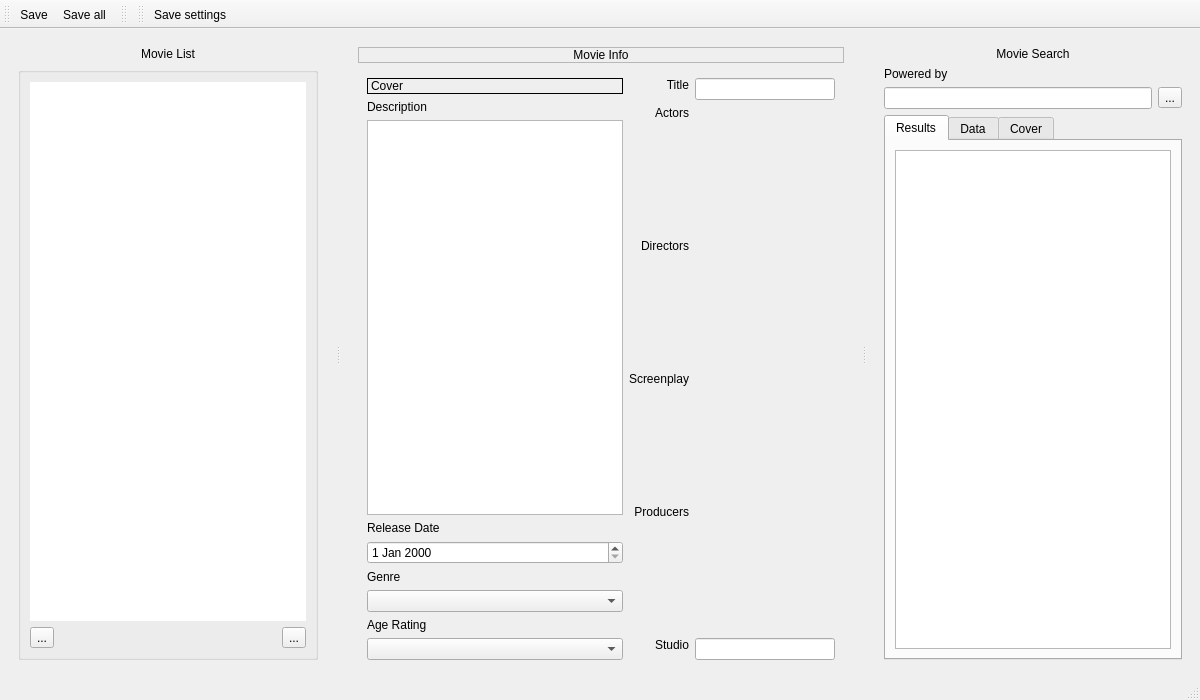
<?xml version="1.0" encoding="UTF-8"?>
<ui version="4.0">
 <class>MainWin</class>
 <widget class="QMainWindow" name="MainWin">
  <property name="geometry">
   <rect>
    <x>0</x>
    <y>0</y>
    <width>1200</width>
    <height>700</height>
   </rect>
  </property>
  <property name="acceptDrops">
   <bool>false</bool>
  </property>
  <property name="windowTitle">
   <string notr="true">MovieMetaM</string>
  </property>
  <widget class="QWidget" name="centralwidget">
   <layout class="QGridLayout" name="gridLayout_2">
    <item row="0" column="0">
     <widget class="QStackedWidget" name="stackedWidget">
      <property name="minimumSize">
       <size>
        <width>400</width>
        <height>0</height>
       </size>
      </property>
      <property name="currentIndex">
       <number>0</number>
      </property>
      <widget class="QWidget" name="mainPage">
       <layout class="QVBoxLayout" name="verticalLayout">
        <item>
         <widget class="QSplitter" name="splitter">
          <property name="orientation">
           <enum>Qt::Orientation::Horizontal</enum>
          </property>
          <widget class="QWidget" name="layoutLeft" native="true">
           <layout class="QVBoxLayout" name="verticalLayout_6">
            <property name="rightMargin">
             <number>18</number>
            </property>
            <item>
             <widget class="QLabel" name="leftLabel">
              <property name="text">
               <string>Movie List</string>
              </property>
              <property name="alignment">
               <set>Qt::AlignmentFlag::AlignCenter</set>
              </property>
             </widget>
            </item>
            <item>
             <widget class="QGroupBox" name="groupBox">
              <property name="sizePolicy">
               <sizepolicy hsizetype="Preferred" vsizetype="Expanding">
                <horstretch>0</horstretch>
                <verstretch>0</verstretch>
               </sizepolicy>
              </property>
              <property name="title">
               <string/>
              </property>
              <layout class="QVBoxLayout" name="verticalLayout_7">
               <item>
                <widget class="TableViewM" name="fileListTableView">
                 <property name="frameShape">
                  <enum>QFrame::Shape::NoFrame</enum>
                 </property>
                 <property name="selectionMode">
                  <enum>QAbstractItemView::SelectionMode::NoSelection</enum>
                 </property>
                 <property name="showGrid">
                  <bool>false</bool>
                 </property>
                 <property name="gridStyle">
                  <enum>Qt::PenStyle::SolidLine</enum>
                 </property>
                </widget>
               </item>
               <item>
                <layout class="QGridLayout" name="gridLayout_3">
                 <item row="0" column="2">
                  <widget class="QToolButton" name="removeToolButton">
                   <property name="text">
                    <string notr="true">...</string>
                   </property>
                   <property name="icon">
                    <iconset resource="Icons.qrc">
                     <normaloff>:/icons/delete.svg</normaloff>:/icons/delete.svg</iconset>
                   </property>
                  </widget>
                 </item>
                 <item row="0" column="0">
                  <widget class="QToolButton" name="addToolButton">
                   <property name="text">
                    <string notr="true">...</string>
                   </property>
                   <property name="icon">
                    <iconset resource="Icons.qrc">
                     <normaloff>:/icons/new.svg</normaloff>:/icons/new.svg</iconset>
                   </property>
                  </widget>
                 </item>
                 <item row="0" column="1">
                  <spacer name="horizontalSpacer">
                   <property name="orientation">
                    <enum>Qt::Orientation::Horizontal</enum>
                   </property>
                   <property name="sizeHint" stdset="0">
                    <size>
                     <width>40</width>
                     <height>20</height>
                    </size>
                   </property>
                  </spacer>
                 </item>
                </layout>
               </item>
              </layout>
             </widget>
            </item>
           </layout>
          </widget>
          <widget class="QWidget" name="layoutMiddle" native="true">
           <layout class="QVBoxLayout" name="verticalLayout_2">
            <property name="leftMargin">
             <number>18</number>
            </property>
            <property name="rightMargin">
             <number>18</number>
            </property>
            <item>
             <widget class="QLabel" name="middleLabel">
              <property name="frameShape">
               <enum>QFrame::Shape::StyledPanel</enum>
              </property>
              <property name="frameShadow">
               <enum>QFrame::Shadow::Plain</enum>
              </property>
              <property name="lineWidth">
               <number>4</number>
              </property>
              <property name="text">
               <string>Movie Info</string>
              </property>
              <property name="alignment">
               <set>Qt::AlignmentFlag::AlignCenter</set>
              </property>
             </widget>
            </item>
            <item>
             <widget class="QFrame" name="middleGroupBox">
              <layout class="QHBoxLayout" name="horizontalLayout_3" stretch="0,2">
               <property name="bottomMargin">
                <number>0</number>
               </property>
               <item>
                <layout class="QVBoxLayout" name="middleLeftContainer">
                 <item>
                  <widget class="ImageLabelM" name="coverLabel">
                   <property name="layoutDirection">
                    <enum>Qt::LayoutDirection::LeftToRight</enum>
                   </property>
                   <property name="frameShape">
                    <enum>QFrame::Shape::Box</enum>
                   </property>
                   <property name="text">
                    <string>Cover</string>
                   </property>
                  </widget>
                 </item>
                 <item>
                  <widget class="QLabel" name="descriptionLabel">
                   <property name="text">
                    <string>Description</string>
                   </property>
                  </widget>
                 </item>
                 <item>
                  <widget class="QTextEdit" name="descriptionText"/>
                 </item>
                 <item>
                  <widget class="QLabel" name="releaseLabel">
                   <property name="text">
                    <string>Release Date</string>
                   </property>
                  </widget>
                 </item>
                 <item>
                  <widget class="QDateEdit" name="releaseDateEdit"/>
                 </item>
                 <item>
                  <widget class="QLabel" name="genreLabel">
                   <property name="text">
                    <string>Genre</string>
                   </property>
                   <property name="alignment">
                    <set>Qt::AlignmentFlag::AlignLeading|Qt::AlignmentFlag::AlignLeft|Qt::AlignmentFlag::AlignTop</set>
                   </property>
                  </widget>
                 </item>
                 <item>
                  <widget class="QComboBox" name="genreComboBox"/>
                 </item>
                 <item>
                  <widget class="QLabel" name="ratingLabel">
                   <property name="layoutDirection">
                    <enum>Qt::LayoutDirection::LeftToRight</enum>
                   </property>
                   <property name="text">
                    <string>Age Rating</string>
                   </property>
                   <property name="alignment">
                    <set>Qt::AlignmentFlag::AlignLeading|Qt::AlignmentFlag::AlignLeft|Qt::AlignmentFlag::AlignTop</set>
                   </property>
                  </widget>
                 </item>
                 <item>
                  <widget class="QComboBox" name="ratingComboBox"/>
                 </item>
                </layout>
               </item>
               <item>
                <layout class="QGridLayout" name="middleRightContainer" columnminimumwidth="0,0">
                 <property name="sizeConstraint">
                  <enum>QLayout::SizeConstraint::SetDefaultConstraint</enum>
                 </property>
                 <item row="3" column="1">
                  <widget class="QLineEdit" name="titleEdit"/>
                 </item>
                 <item row="8" column="0">
                  <widget class="QLabel" name="producersLabel">
                   <property name="layoutDirection">
                    <enum>Qt::LayoutDirection::LeftToRight</enum>
                   </property>
                   <property name="text">
                    <string>Producers</string>
                   </property>
                   <property name="alignment">
                    <set>Qt::AlignmentFlag::AlignRight|Qt::AlignmentFlag::AlignTop|Qt::AlignmentFlag::AlignTrailing</set>
                   </property>
                  </widget>
                 </item>
                 <item row="6" column="1">
                  <widget class="QWidget" name="directorsContainer" native="true"/>
                 </item>
                 <item row="9" column="1">
                  <widget class="QLineEdit" name="studioEdit"/>
                 </item>
                 <item row="6" column="0">
                  <widget class="QLabel" name="directorsLabel">
                   <property name="layoutDirection">
                    <enum>Qt::LayoutDirection::LeftToRight</enum>
                   </property>
                   <property name="text">
                    <string>Directors</string>
                   </property>
                   <property name="alignment">
                    <set>Qt::AlignmentFlag::AlignRight|Qt::AlignmentFlag::AlignTop|Qt::AlignmentFlag::AlignTrailing</set>
                   </property>
                  </widget>
                 </item>
                 <item row="5" column="1">
                  <widget class="QWidget" name="castContainer" native="true"/>
                 </item>
                 <item row="8" column="1">
                  <widget class="QWidget" name="producersContainer" native="true"/>
                 </item>
                 <item row="9" column="0">
                  <widget class="QLabel" name="studioLabel">
                   <property name="layoutDirection">
                    <enum>Qt::LayoutDirection::LeftToRight</enum>
                   </property>
                   <property name="text">
                    <string>Studio</string>
                   </property>
                   <property name="alignment">
                    <set>Qt::AlignmentFlag::AlignRight|Qt::AlignmentFlag::AlignTop|Qt::AlignmentFlag::AlignTrailing</set>
                   </property>
                  </widget>
                 </item>
                 <item row="7" column="1">
                  <widget class="QWidget" name="screenwritersContainer" native="true"/>
                 </item>
                 <item row="7" column="0">
                  <widget class="QLabel" name="screenplayLabel">
                   <property name="layoutDirection">
                    <enum>Qt::LayoutDirection::LeftToRight</enum>
                   </property>
                   <property name="text">
                    <string>Screenplay</string>
                   </property>
                   <property name="alignment">
                    <set>Qt::AlignmentFlag::AlignRight|Qt::AlignmentFlag::AlignTop|Qt::AlignmentFlag::AlignTrailing</set>
                   </property>
                  </widget>
                 </item>
                 <item row="5" column="0">
                  <widget class="QLabel" name="actorsLabel">
                   <property name="layoutDirection">
                    <enum>Qt::LayoutDirection::LeftToRight</enum>
                   </property>
                   <property name="text">
                    <string>Actors</string>
                   </property>
                   <property name="alignment">
                    <set>Qt::AlignmentFlag::AlignRight|Qt::AlignmentFlag::AlignTop|Qt::AlignmentFlag::AlignTrailing</set>
                   </property>
                  </widget>
                 </item>
                 <item row="3" column="0">
                  <widget class="QLabel" name="titleLabel">
                   <property name="layoutDirection">
                    <enum>Qt::LayoutDirection::LeftToRight</enum>
                   </property>
                   <property name="text">
                    <string>Title</string>
                   </property>
                   <property name="alignment">
                    <set>Qt::AlignmentFlag::AlignRight|Qt::AlignmentFlag::AlignTop|Qt::AlignmentFlag::AlignTrailing</set>
                   </property>
                  </widget>
                 </item>
                </layout>
               </item>
              </layout>
             </widget>
            </item>
           </layout>
          </widget>
          <widget class="QWidget" name="layoutRight" native="true">
           <property name="sizePolicy">
            <sizepolicy hsizetype="Expanding" vsizetype="Expanding">
             <horstretch>0</horstretch>
             <verstretch>0</verstretch>
            </sizepolicy>
           </property>
           <property name="maximumSize">
            <size>
             <width>16777215</width>
             <height>16777215</height>
            </size>
           </property>
           <layout class="QGridLayout" name="gridLayout_4">
            <property name="leftMargin">
             <number>18</number>
            </property>
            <property name="bottomMargin">
             <number>0</number>
            </property>
            <item row="3" column="1" colspan="2">
             <widget class="QLabel" name="tmdbImageLabel">
              <property name="sizePolicy">
               <sizepolicy hsizetype="Preferred" vsizetype="Preferred">
                <horstretch>0</horstretch>
                <verstretch>0</verstretch>
               </sizepolicy>
              </property>
              <property name="text">
               <string/>
              </property>
              <property name="pixmap">
               <pixmap>:/tmdb.svg</pixmap>
              </property>
             </widget>
            </item>
            <item row="7" column="0" colspan="3">
             <widget class="QTabWidget" name="tabWidget">
              <property name="tabShape">
               <enum>QTabWidget::TabShape::Rounded</enum>
              </property>
              <property name="currentIndex">
               <number>0</number>
              </property>
              <widget class="QWidget" name="tab_1">
               <attribute name="title">
                <string>Results</string>
               </attribute>
               <layout class="QVBoxLayout" name="verticalLayout_5">
                <item>
                 <widget class="QTableView" name="searchTableView">
                  <property name="editTriggers">
                   <set>QAbstractItemView::EditTrigger::NoEditTriggers</set>
                  </property>
                  <property name="alternatingRowColors">
                   <bool>true</bool>
                  </property>
                  <property name="selectionBehavior">
                   <enum>QAbstractItemView::SelectionBehavior::SelectRows</enum>
                  </property>
                  <attribute name="verticalHeaderVisible">
                   <bool>false</bool>
                  </attribute>
                  <attribute name="verticalHeaderHighlightSections">
                   <bool>true</bool>
                  </attribute>
                 </widget>
                </item>
               </layout>
              </widget>
              <widget class="QWidget" name="tab_2">
               <attribute name="title">
                <string>Data</string>
               </attribute>
              </widget>
              <widget class="QWidget" name="tab_3">
               <attribute name="title">
                <string>Cover</string>
               </attribute>
              </widget>
             </widget>
            </item>
            <item row="0" column="0" colspan="3">
             <widget class="QLabel" name="rightLabel">
              <property name="text">
               <string>Movie Search</string>
              </property>
              <property name="alignment">
               <set>Qt::AlignmentFlag::AlignCenter</set>
              </property>
             </widget>
            </item>
            <item row="3" column="0">
             <widget class="QLabel" name="poweredLabel">
              <property name="text">
               <string>Powered by</string>
              </property>
             </widget>
            </item>
            <item row="4" column="0" colspan="2">
             <widget class="QLineEdit" name="searchEdit"/>
            </item>
            <item row="4" column="2">
             <widget class="QToolButton" name="searchToolButton">
              <property name="text">
               <string notr="true">...</string>
              </property>
              <property name="icon">
               <iconset resource="Icons.qrc">
                <normaloff>:/icons/search.svg</normaloff>:/icons/search.svg</iconset>
              </property>
             </widget>
            </item>
           </layout>
          </widget>
         </widget>
        </item>
       </layout>
      </widget>
      <widget class="QWidget" name="settingsPage">
       <layout class="QGridLayout" name="gridLayout">
        <item row="5" column="0">
         <widget class="QWidget" name="settingsCentralLayout_2" native="true">
          <layout class="QVBoxLayout" name="settingsCentralLayout">
           <item>
            <widget class="QLabel" name="settingsHeaderLabel">
             <property name="text">
              <string>Settings</string>
             </property>
            </widget>
           </item>
           <item>
            <widget class="QWidget" name="widget" native="true">
             <property name="sizePolicy">
              <sizepolicy hsizetype="Expanding" vsizetype="Expanding">
               <horstretch>0</horstretch>
               <verstretch>0</verstretch>
              </sizepolicy>
             </property>
             <layout class="QHBoxLayout" name="horizontalLayout">
              <item>
               <widget class="QWidget" name="settingsContentBox" native="true">
                <property name="maximumSize">
                 <size>
                  <width>800</width>
                  <height>16777215</height>
                 </size>
                </property>
                <widget class="QGroupBox" name="settingsGeneralGroupBox">
                 <property name="geometry">
                  <rect>
                   <x>20</x>
                   <y>10</y>
                   <width>571</width>
                   <height>311</height>
                  </rect>
                 </property>
                 <property name="styleSheet">
                  <string notr="true">QGroupBox::title {  
background-color: palette(mid);
 subcontrol-position: top left; /* position at the top left*/ 
 padding: 2px 13px;
}</string>
                 </property>
                 <property name="title">
                  <string>General</string>
                 </property>
                 <widget class="QLabel" name="settingsRatingLabel">
                  <property name="geometry">
                   <rect>
                    <x>20</x>
                    <y>40</y>
                    <width>151</width>
                    <height>31</height>
                   </rect>
                  </property>
                  <property name="text">
                   <string>Age Rating</string>
                  </property>
                 </widget>
                 <widget class="QComboBox" name="ratingSettingsComboBox">
                  <property name="geometry">
                   <rect>
                    <x>180</x>
                    <y>40</y>
                    <width>201</width>
                    <height>30</height>
                   </rect>
                  </property>
                 </widget>
                </widget>
               </widget>
              </item>
             </layout>
            </widget>
           </item>
          </layout>
         </widget>
        </item>
       </layout>
      </widget>
      <widget class="QWidget" name="infoPage">
       <layout class="QVBoxLayout" name="verticalLayout_3">
        <item>
         <layout class="QVBoxLayout" name="verticalLayout_4">
          <item>
           <widget class="QLabel" name="infoHeaderLabel">
            <property name="text">
             <string>Info</string>
            </property>
           </widget>
          </item>
          <item>
           <widget class="QTextBrowser" name="infoTextBrowser"/>
          </item>
         </layout>
        </item>
       </layout>
      </widget>
      <widget class="QWidget" name="helpPage"/>
     </widget>
    </item>
   </layout>
  </widget>
  <widget class="QMenuBar" name="menubar">
   <property name="geometry">
    <rect>
     <x>0</x>
     <y>0</y>
     <width>1200</width>
     <height>27</height>
    </rect>
   </property>
  </widget>
  <widget class="QStatusBar" name="statusBar"/>
  <widget class="QToolBar" name="mainToolBar">
   <property name="windowTitle">
    <string notr="true">toolBar</string>
   </property>
   <attribute name="toolBarArea">
    <enum>TopToolBarArea</enum>
   </attribute>
   <attribute name="toolBarBreak">
    <bool>false</bool>
   </attribute>
   <addaction name="actionSave"/>
   <addaction name="actionSaveAll"/>
  </widget>
  <widget class="QToolBar" name="infoToolBar">
   <property name="windowTitle">
    <string notr="true">toolBar</string>
   </property>
   <attribute name="toolBarArea">
    <enum>TopToolBarArea</enum>
   </attribute>
   <attribute name="toolBarBreak">
    <bool>false</bool>
   </attribute>
  </widget>
  <widget class="QToolBar" name="settingsToolBar">
   <property name="windowTitle">
    <string notr="true">toolBar</string>
   </property>
   <attribute name="toolBarArea">
    <enum>TopToolBarArea</enum>
   </attribute>
   <attribute name="toolBarBreak">
    <bool>false</bool>
   </attribute>
   <addaction name="actionSaveSettings"/>
  </widget>
  <action name="actionSave">
   <property name="icon">
    <iconset resource="Icons.qrc">
     <normaloff>:/icons/save.svg</normaloff>:/icons/save.svg</iconset>
   </property>
   <property name="text">
    <string>Save</string>
   </property>
   <property name="toolTip">
    <string>Save metadata to the movie</string>
   </property>
   <property name="menuRole">
    <enum>QAction::MenuRole::NoRole</enum>
   </property>
  </action>
  <action name="actionExit">
   <property name="icon">
    <iconset resource="Icons.qrc">
     <normaloff>:/icons/exit.svg</normaloff>:/icons/exit.svg</iconset>
   </property>
   <property name="text">
    <string>Exit</string>
   </property>
   <property name="toolTip">
    <string>Exit the program</string>
   </property>
   <property name="menuRole">
    <enum>QAction::MenuRole::NoRole</enum>
   </property>
  </action>
  <action name="actionSearch">
   <property name="icon">
    <iconset resource="Icons.qrc">
     <normaloff>:/icons/search.svg</normaloff>:/icons/search.svg</iconset>
   </property>
   <property name="text">
    <string>Search</string>
   </property>
   <property name="menuRole">
    <enum>QAction::MenuRole::NoRole</enum>
   </property>
  </action>
  <action name="actionSaveAll">
   <property name="icon">
    <iconset resource="Icons.qrc">
     <normaloff>:/icons/save_all.svg</normaloff>:/icons/save_all.svg</iconset>
   </property>
   <property name="text">
    <string>Save all</string>
   </property>
   <property name="menuRole">
    <enum>QAction::MenuRole::NoRole</enum>
   </property>
  </action>
  <action name="actionInfo">
   <property name="icon">
    <iconset resource="Icons.qrc">
     <normaloff>:/icons/info.svg</normaloff>:/icons/info.svg</iconset>
   </property>
   <property name="text">
    <string>Info</string>
   </property>
   <property name="menuRole">
    <enum>QAction::MenuRole::NoRole</enum>
   </property>
  </action>
  <action name="actionHelp">
   <property name="icon">
    <iconset resource="Icons.qrc">
     <normaloff>:/icons/help.svg</normaloff>:/icons/help.svg</iconset>
   </property>
   <property name="text">
    <string>Help</string>
   </property>
   <property name="menuRole">
    <enum>QAction::MenuRole::NoRole</enum>
   </property>
  </action>
  <action name="actionSettings">
   <property name="icon">
    <iconset resource="Icons.qrc">
     <normaloff>:/icons/settings.svg</normaloff>:/icons/settings.svg</iconset>
   </property>
   <property name="text">
    <string>Settings</string>
   </property>
   <property name="toolTip">
    <string>Settings</string>
   </property>
   <property name="menuRole">
    <enum>QAction::MenuRole::NoRole</enum>
   </property>
  </action>
  <action name="actionClose">
   <property name="icon">
    <iconset resource="Icons.qrc">
     <normaloff>:/icons/close.svg</normaloff>:/icons/close.svg</iconset>
   </property>
   <property name="text">
    <string>Close</string>
   </property>
   <property name="toolTip">
    <string>Close</string>
   </property>
   <property name="menuRole">
    <enum>QAction::MenuRole::NoRole</enum>
   </property>
  </action>
  <action name="actionSaveSettings">
   <property name="icon">
    <iconset resource="Icons.qrc">
     <normaloff>:/icons/save.svg</normaloff>:/icons/save.svg</iconset>
   </property>
   <property name="text">
    <string>Save settings</string>
   </property>
   <property name="menuRole">
    <enum>QAction::MenuRole::NoRole</enum>
   </property>
  </action>
 </widget>
 <customwidgets>
  <customwidget>
   <class>TableViewM</class>
   <extends>QTableView</extends>
   <header>tableviewm.h</header>
  </customwidget>
  <customwidget>
   <class>ImageLabelM</class>
   <extends>QLabel</extends>
   <header location="global">imagelabelm.h</header>
  </customwidget>
 </customwidgets>
 <resources>
  <include location="Icons.qrc"/>
 </resources>
 <connections/>
</ui>
